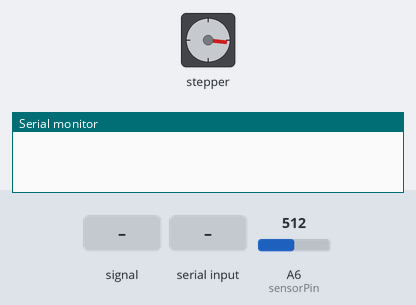
Recording of a sketch running on a simulated Arduino Nano, built with avr-gcc and run on an emulated ATmega328P. On the bench: stepper motor, the last lines printed to the serial monitor. Inputs (shaded band) come from the test bench; at power-on: A6 (sensorPin) = 512. Stepper angles assume 2048 steps per turn.

Above: at 0.8 s.
0.9 s: A6 (sensorPin) fed a 200 Hz sine of ±460 counts around its level
2.4 s: "1\n" received over Serial
At 4.9 s:
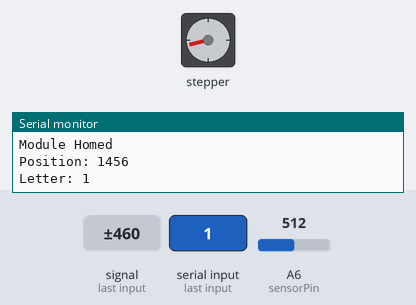
5.4 s: "0\n" received over Serial
At 7.4 s:
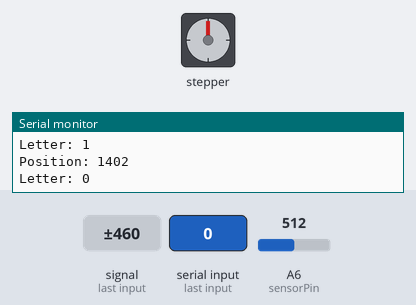
8.4 s: "2\n" received over Serial
At 9.1 s:
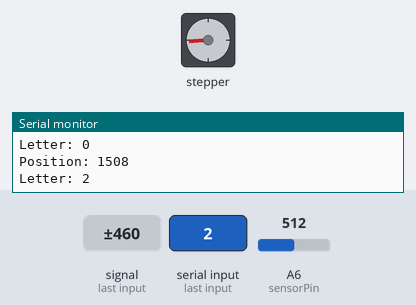
Timing chart, 0 to 11.1 s (numbered marks = the images above; inputs shaded):
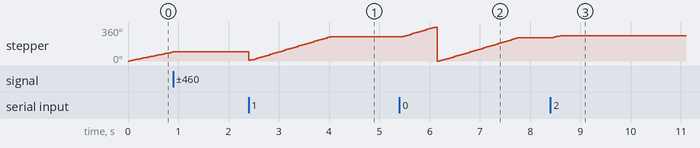

The sketch:

Final_Serial_control.ino
```cpp
#include <AccelStepper.h>
#include <math.h>

const char *letters[] = {" ", "a", "b", "c", "d", "e", "f", "g", "h", "i", "j", "k", "l", "m", "n", "o", "p", "q", "r", "s", "t", "u", "v", "w", "x", "y", "z", "0","1", "2", "3", "4", "5", "6", "7", "8", "9","!","#", ","};

int positions[] = {0, 52, 104, 156, 208, 260, 312, 364, 416, 475, 520, 572, 624, 676, 728, 780, 832, 884, 946, 988, 1050, 1102, 1144, 1196, 1248, 1300, 1362, 1402, 1456, 1508, 1560, 1612, 1664, 1726, 1768, 1820, 1872, 1924, 1976, 2028};
int num = -51.2;
const char *to_find;
int len = (sizeof (letters) / sizeof (*letters));
int x;
char buffer[128];
String inData;
int stepperPos;
int index;
float numSteps = 0;

#define CMDBUFFER_SIZE 32
#define FULLSTEP 4

int motorPin1 = 9;
int motorPin2 = 10;
int motorPin3 = 11;
int motorPin4 = 12;

AccelStepper stepper(FULLSTEP, motorPin1, motorPin3, motorPin2, motorPin4);

void setup() {
  Serial.begin(9600);
  //for (int i=0; i<41; i++) {
    //positions[i] = ((num += 52));
    //Serial.println(positions[i]);
 //}
  stepper.setMaxSpeed(1000.0);
  stepper.setAcceleration(10000);
  stepper.setSpeed(1000);
  homeDisplay();

}


void loop() {
  moveStepper();
  serialIn();
  }

void serialIn() {
  static char cmdBuffer[CMDBUFFER_SIZE] = "";
  char c;
  if(Serial.available() > 0) {
    c = processCharInput(cmdBuffer, Serial.read());
    if (c == '\n') {
      getLetterIndex(cmdBuffer);
      Serial.println("Letter: "+ String(cmdBuffer));
      cmdBuffer[0] = 0;
    }
  }
}

void homeDisplay() {
  int sensorPin = A6;
  int sensorValue = 500;
  pinMode(sensorPin, INPUT_PULLUP);
  stepper.setSpeed(700);
  while (sensorValue >= 200) {
    sensorValue = analogRead(sensorPin);
    stepper.runSpeed();
  }
  stepper.setCurrentPosition(52);
  Serial.println("Module Homed");
}


void getPositionByIndex(int index) {
  Serial.println("Position: " + String(positions[index]));
  if (int(positions[index]) == 0 and stepper.currentPosition() == 2048) {
    stepper.moveTo(2100);
    stepper.setCurrentPosition(0);
  }

  else if (int(positions[index]) < stepper.currentPosition()) {
    stepper.moveTo(2048);
    moveStepper();
    stepper.setCurrentPosition(0);
    stepper.moveTo(int(positions[index]));
  }
  else {
    stepper.moveTo(positions[index]);
  }

}

void moveStepper() {
  while (stepper.distanceToGo() > 0) {
    stepper.run();
  }
  stepper.disableOutputs();
}

void getLetterIndex(const char *letter) {
  for (x = 0; x < len; x++) {
    if (strcmp (letter, letters[x]) == 0) {
      getPositionByIndex(x);
    }
  }
}

char processCharInput(char* cmdBuffer, const char c) {
  if (c >= 32 && c <= 126) {
    if (strlen(cmdBuffer) < CMDBUFFER_SIZE) {
      strncat(cmdBuffer, &c, 1);   //Add it to the buffer
    }
    else {
      return '\n';
    }
  }

  else if ((c == 8 || c == 127) && cmdBuffer[0] != 0) {
    cmdBuffer[strlen(cmdBuffer)-1] = 0;
  }
  return c;
}
```

Measured:
- after the input at 2.4 s, stepper: turns 88° counter-clockwise in 0.00 s, then 246° clockwise in 1.6 s
- after the input at 5.4 s, stepper: turns 105° clockwise in 0.74 s, then 360° counter-clockwise in 0.00 s, then 246° clockwise in 1.6 s
- after the input at 8.4 s, stepper: turns 19° clockwise in 0.18 s, starting at once
